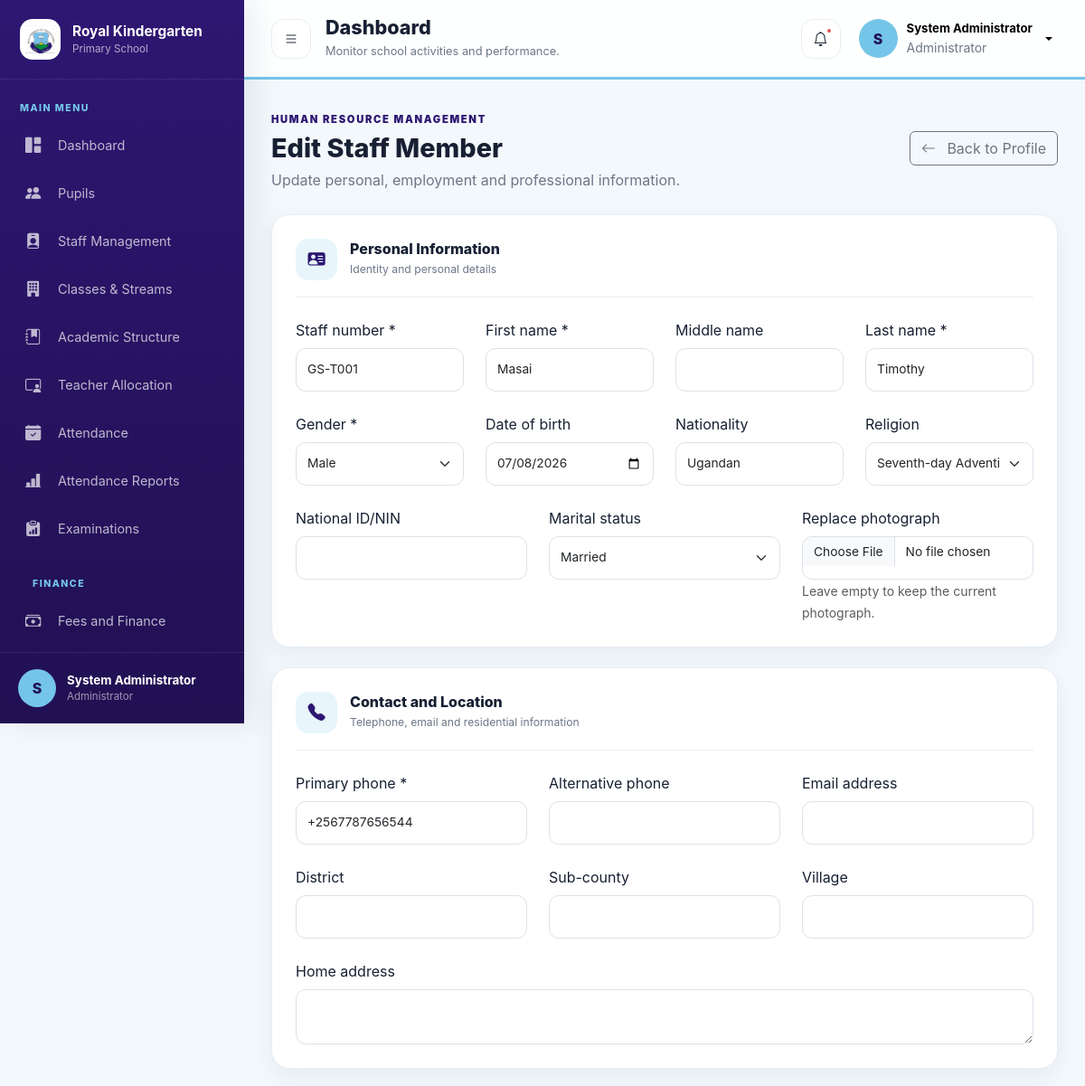
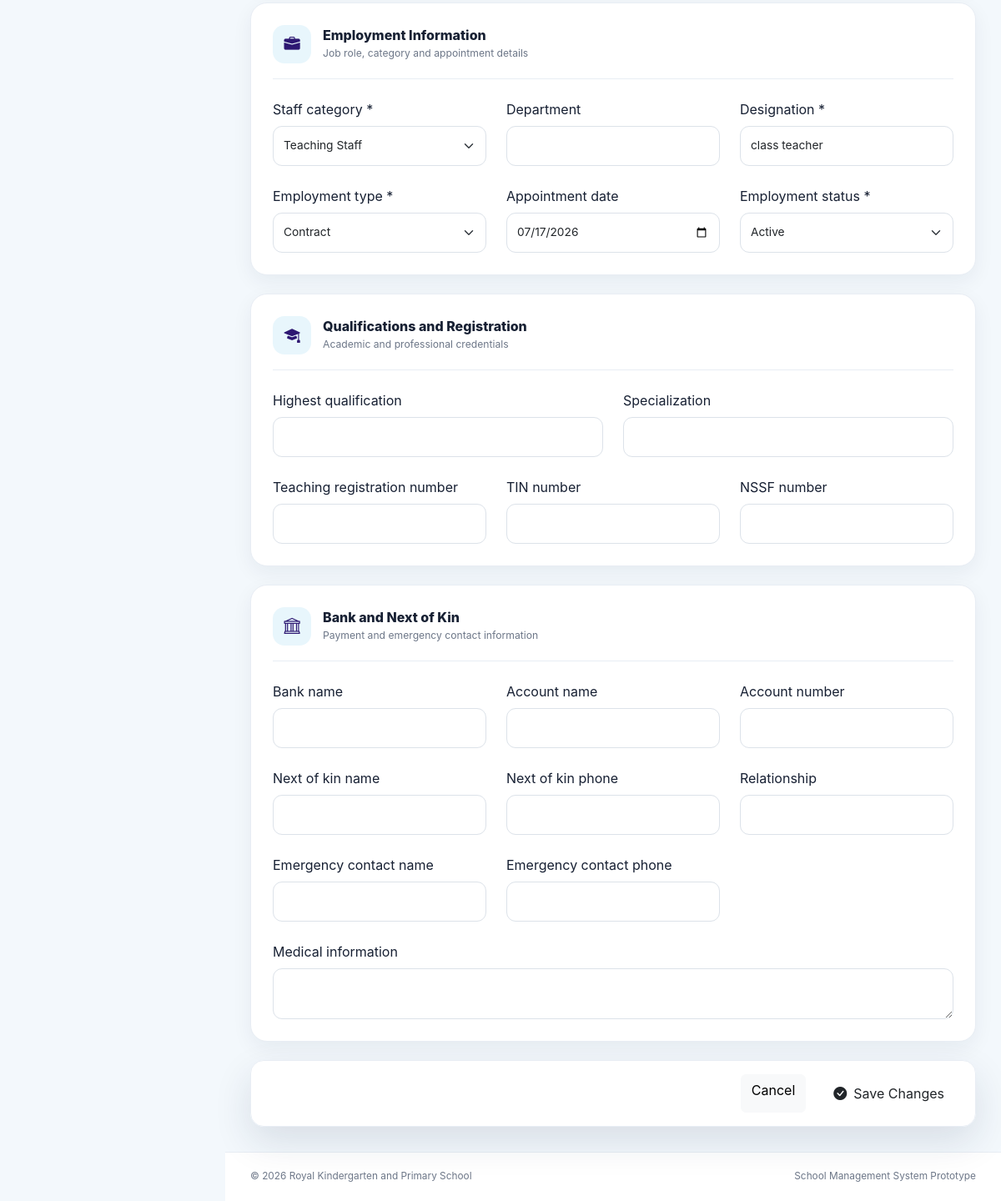
Screenshot of /staff/edit.php?id=1 (signed in) with the database file from the repository (2 pictures, top to bottom).
### tables this page shows
CREATE TABLE `staff` (
  `id` int(10) UNSIGNED NOT NULL,
  `staff_number` varchar(50) NOT NULL,
  `first_name` varchar(80) DEFAULT NULL,
  `middle_name` varchar(80) DEFAULT NULL,
  `last_name` varchar(80) DEFAULT NULL,
  `full_name` varchar(150) DEFAULT NULL,
  `gender` enum('Male','Female') NOT NULL,
  `date_of_birth` date DEFAULT NULL,
  `nationality` varchar(80) NOT NULL DEFAULT 'Ugandan',
  `religion` varchar(80) DEFAULT NULL,
  `national_id_number` varchar(40) DEFAULT NULL,
  `marital_status` enum('Single','Married','Divorced','Widowed','Separated') DEFAULT NULL,
  `phone` varchar(30) DEFAULT NULL,
  `alternative_phone` varchar(30) DEFAULT NULL,
  `email` varchar(150) DEFAULT NULL,
  `district` varchar(100) DEFAULT NULL,
  `sub_county` varchar(100) DEFAULT NULL,
  `village` varchar(100) DEFAULT NULL,
  `home_address` text DEFAULT NULL,
  `staff_category` enum('Teaching Staff','Non-Teaching Staff','Administration') NOT NULL DEFAULT 'Teaching Staff',
  `department` varchar(100) DEFAULT NULL,
  `designation` varchar(120) DEFAULT NULL,
  `employment_type` enum('Permanent','Contract','Part-Time','Volunteer','Probation') NOT NULL DEFAULT 'Permanent',
  `appointment_date` date DEFAULT NULL,
  `qualification` varchar(180) DEFAULT NULL,
  `specialization` varchar(150) DEFAULT NULL,
  `teaching_registration_number` varchar(80) DEFAULT NULL,
  `tin_number` varchar(50) DEFAULT NULL,
  `nssf_number` varchar(50) DEFAULT NULL,
  `bank_name` varchar(100) DEFAULT NULL,
  `bank_account_name` varchar(150) DEFAULT NULL,
  `bank_account_number` varchar(80) DEFAULT NULL,
  `next_of_kin_name` varchar(150) DEFAULT NULL,
  `next_of_kin_phone` varchar(30) DEFAULT NULL,
  `next_of_kin_relationship` varchar(80) DEFAULT NULL,
  `emergency_contact_name` varchar(150) DEFAULT NULL,
  `emergency_contact_phone` varchar(30) DEFAULT NULL,
  `medical_information` text DEFAULT NULL,
  `photo` varchar(255) DEFAULT NULL,
  `position` varchar(100) DEFAULT NULL,
  `employment_status` enum('Active','On Leave','Suspended','Retired','Resigned','Terminated','Inactive') NOT NULL DEFAULT 'Active',
  `created_at` timestamp NOT NULL DEFAULT current_timestamp(),
  `updated_at` timestamp NOT NULL DEFAULT current_timestamp() ON UPDATE current_timestamp()
);

### staff/edit.php (the view, shortened to what the rows shown need)
<?php
require_once __DIR__ . '/../config/database.php';
$staffId = filter_input(INPUT_GET, 'id', FILTER_VALIDATE_INT);
$statement = $pdo->prepare(
    'SELECT *
     FROM staff
     WHERE id = :id
     LIMIT 1'
);
$statement->execute([
    'id' => $staffId,
]);
$staff = $statement->fetch();
$old = $_SESSION['old_input'] ?? [];
function staffEditValue(
    array $old,
    array $staff,
    string $field,
    mixed $default = ''
): string {
    $value = $old[$field] ?? $staff[$field] ?? $default;
    return htmlspecialchars((string) $value);
}
?>
<!DOCTYPE html>
<html lang="en">
<head>
    <link
        href="https://cdn.jsdelivr.net/npm/bootstrap@5.3.3/dist/css/bootstrap.min.css"
        rel="stylesheet"
    >
    <link
        href="https://cdn.jsdelivr.net/npm/bootstrap-icons@1.11.3/font/bootstrap-icons.min.css"
        rel="stylesheet"
    >
    <link
        href="../assets/css/style.css"
        rel="stylesheet"
    >
</head>
<body class="dashboard-page">
<div class="app-main" id="appMain">
    <?php require_once __DIR__ . '/../includes/header.php'; ?>
    <main class="app-content">
        <section class="module-heading">
            <div>
                <h2>Edit Staff Member</h2>
            </div>
        </section>
        <form
            action="update.php"
            method="POST"
            enctype="multipart/form-data"
        >
            <section class="form-section-card">
                <div class="row g-4">
                    <div class="col-md-3">
                        <label class="form-label">
                            Staff number *
                        </label>
                        <input
                            type="text"
                            name="staff_number"
                            class="form-control professional-input"
                            value="<?= staffEditValue(
                                $old,
                                $staff,
                                'staff_number'
                            ) ?>"
                            required
                        >
                    </div>
                    <div class="col-md-3">
                        <label class="form-label">
                            First name *
                        </label>
                        <input
                            type="text"
                            name="first_name"
                            class="form-control professional-input"
                            value="<?= staffEditValue(
                                $old,
                                $staff,
                                'first_name'
                            ) ?>"
                            required
                        >
                    </div>
                    <div class="col-md-3">
                        <label class="form-label">
                            Last name *
                        </label>
                        <input
                            type="text"
                            name="last_name"
                            class="form-control professional-input"
                            value="<?= staffEditValue(
                                $old,
                                $staff,
                                'last_name'
                            ) ?>"
                            required
                        >
                    </div>
                    <div class="col-md-3">
                        <label class="form-label">
                            Date of birth
                        </label>
                        <input
                            type="date"
                            name="date_of_birth"
                            class="form-control professional-input"
                            value="<?= staffEditValue(
                                $old,
                                $staff,
                                'date_of_birth'
                            ) ?>"
                        >
                    </div>
                    <div class="col-md-3">
                        <label class="form-label">Nationality</label>
                        <input
                            type="text"
                            name="nationality"
                            class="form-control professional-input"
                            value="<?= staffEditValue(
                                $old,
                                $staff,
                                'nationality',
                                'Ugandan'
                            ) ?>"
                        >
                    </div>
                </div>
            </section>
            <section class="form-section-card">
                <div class="row g-4">
                    <div class="col-md-4">
                        <label class="form-label">
                            Primary phone *
                        </label>
                        <input
                            type="tel"
                            name="phone"
                            class="form-control professional-input"
                            value="<?= staffEditValue(
                                $old,
                                $staff,
                                'phone'
                            ) ?>"
                            required
                        >
                    </div>
                </div>
            </section>
            <section class="form-section-card">
                <div class="row g-4">
                    <div class="col-md-4">
                        <label class="form-label">
                            Designation *
                        </label>
                        <input
                            type="text"
                            name="designation"
                            class="form-control professional-input"
                            value="<?= staffEditValue(
                                $old,
                                $staff,
                                'designation'
                            ) ?>"
                            required
                        >
                    </div>
                    <div class="col-md-4">
                        <label class="form-label">
                            Appointment date
                        </label>
                        <input
                            type="date"
                            name="appointment_date"
                            class="form-control professional-input"
                            value="<?= staffEditValue(
                                $old,
                                $staff,
                                'appointment_date'
                            ) ?>"
                        >
                    </div>
                </div>
            </section>
        </form>
    </main>
</div>
</body>
</html>

### rows the page displays
staff: staff_number "GS-T001", first_name "Masai", last_name "Timothy", date_of_birth "07/08/2026", nationality "Ugandan", phone "+2567787656544", designation "class teacher", appointment_date "07/17/2026"

### other values shown
substr($_SESSION['full_name'], 0, 1) "S"
$_SESSION['full_name'] "System Administrator"
$_SESSION['role'] "Administrator"
$label "Bank name"
$label "Account name"
$label "Account number"
$label "Next of kin name"
$label "Next of kin phone"
$label "Relationship"
$label "Emergency contact name"
$label "Emergency contact phone"
form field religion "Seventh-day Adventist"
form field marital_status "Married"
form field staff_category "Teaching Staff"
form field employment_type "Contract"
